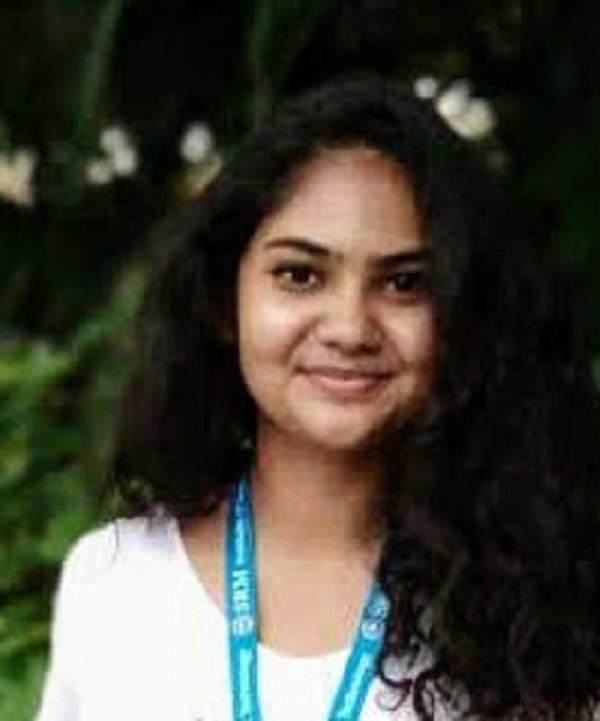
#> input picture test10.jpg, 600 x 721 px
$ python faceplot1.py
#> lines starting #> are read from the running program, lines starting #| are printed output that depends on the picture
import skimage.segmentation
from matplotlib import pyplot as plt

img2 = plt.imread("test10.jpg")
#> img2 is the input picture: shape (721, 600, 3); mean R, G, B 67.7, 65.1, 54.4
segment_mask1 = skimage.segmentation.felzenszwalb(img2, scale=100)
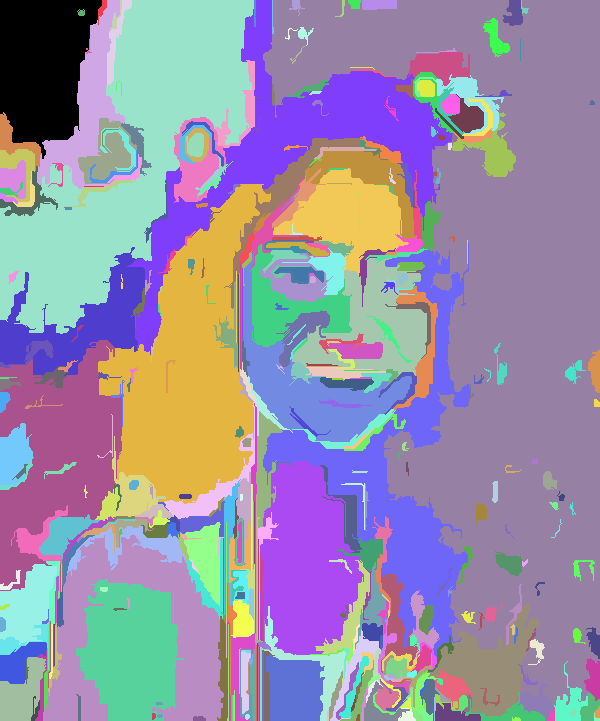
#> segment_mask1: shape (721, 600) int64; 487 distinct labels, from 0 to 486; one colour per label, 0 black
segment_mask2 = skimage.segmentation.felzenszwalb(img2, scale=1000)
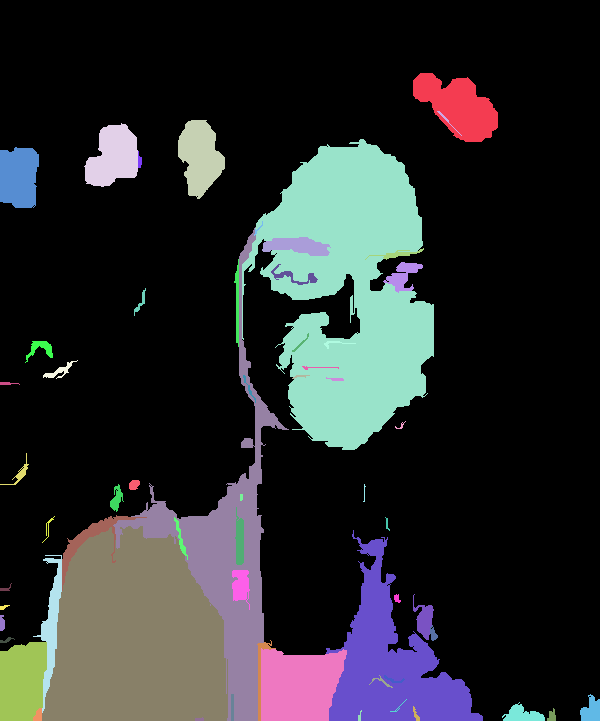
#> segment_mask2: shape (721, 600) int64; 61 distinct labels, from 0 to 60; one colour per label, 0 black

fig = plt.figure(figsize=(12, 5))
ax1 = fig.add_subplot(121)
ax2 = fig.add_subplot(122)
ax1.imshow(segment_mask1); ax1.set_xlabel("SEGMENT SVC")
ax2.imshow(segment_mask2); ax2.set_xlabel("SEGMENT HOG")
fig.suptitle("face graph based image segment")
plt.tight_layout()
plt.show()
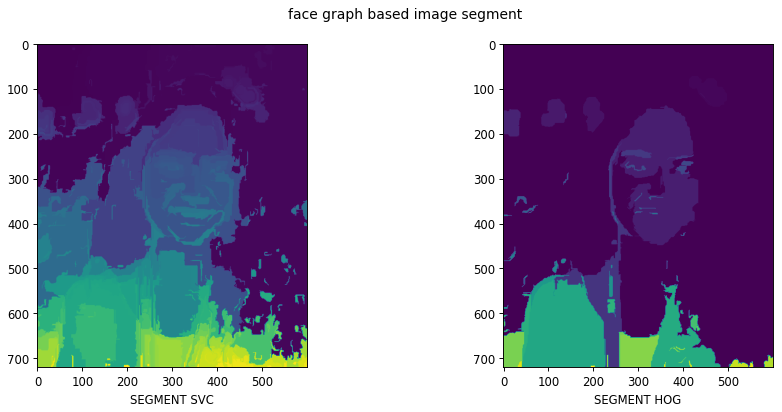
#> figure drawn by matplotlib, 2 panels
